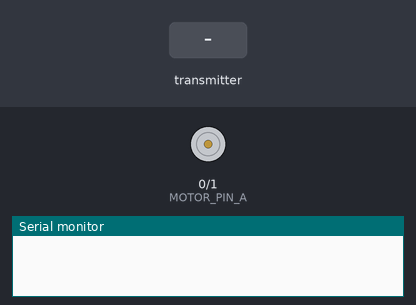
This sketch was run on a simulated ESP32. On the bench: motor-driver pin pairs drawn as motors (green arrow = first pin HIGH = forward, orange = second pin HIGH = backward, longer = more drive), the last lines printed to the serial monitor. Inputs (shaded band) come from the test bench.

Above: at 1.2 s.
1.3 s: the transmitter starts sending id = 0
At 2.0 s:
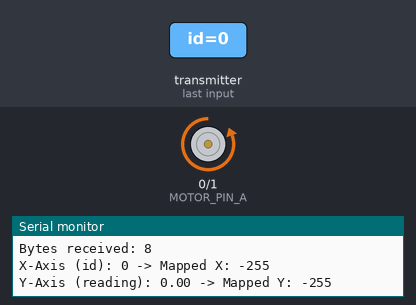
Timing chart, 0 to 4.3 s (numbered marks = the images above; inputs shaded):
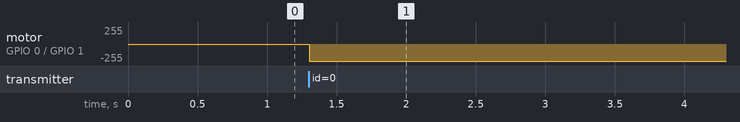

Measured:
- after the input at 1.3 s, motor on GPIO 0 (MOTOR_PIN_A) / GPIO 1 (MOTOR_PIN_B): stopped → backward 255/255 at once

The sketch:

Reciver.ino
```cpp
#include <esp_now.h>
#include <WiFi.h>
#include <esp_wifi.h>

#define MOTOR_PIN_A 0
#define MOTOR_PIN_B 1

// EXACT structure from your working example
typedef struct struct_message {
  int id;
  float reading;
} struct_message;

struct_message myData;

void OnDataRecv(const esp_now_recv_info_t * recv_info, const uint8_t *incomingData, int len) {
  // 1. MUST copy incoming data to myData first
  memcpy(&myData, incomingData, sizeof(myData));

  // 2. Correct map usage: Assign the return value to new variables
  long mappedX = map(myData.id, 0, 4095, -255, 255);
  long mappedY = map((long)myData.reading, 0, 4095, -255, 255); // Cast float to long for map()

  Serial.print("Bytes received: ");
  Serial.println(len);
  Serial.print("X-Axis (id): ");
  Serial.print(myData.id);
  Serial.print(" -> Mapped X: ");
  Serial.println(mappedX);

  Serial.print("Y-Axis (reading): ");
  Serial.print(myData.reading);
  Serial.print(" -> Mapped Y: ");
  Serial.println(mappedY);
  Serial.println();


  // Motor logic using raw ESP32 ADC values (0 to 4095)
  if (mappedX > 0) {
    digitalWrite(MOTOR_PIN_A, HIGH);
    digitalWrite(MOTOR_PIN_B, LOW);
  }
  else if (myData.id < 1500) {
    digitalWrite(MOTOR_PIN_A, LOW);
    digitalWrite(MOTOR_PIN_B, HIGH);
  }
  else {
    // Regular 'else' covers everything in the middle (1500 to 2500)
    digitalWrite(MOTOR_PIN_A, LOW);
    digitalWrite(MOTOR_PIN_B, LOW);
  }


}

void setup() {
  Serial.begin(115200);

  pinMode(MOTOR_PIN_A, OUTPUT);
  pinMode(MOTOR_PIN_B, OUTPUT);

  WiFi.mode(WIFI_STA);
  esp_wifi_set_max_tx_power(34);

  if (esp_now_init() != ESP_OK) {
    Serial.println("Error initializing ESP-NOW");
    return;
  }

  esp_now_register_recv_cb(OnDataRecv);
}

void loop() {
  // Relying entirely on the OnDataRecv callback
}
```
